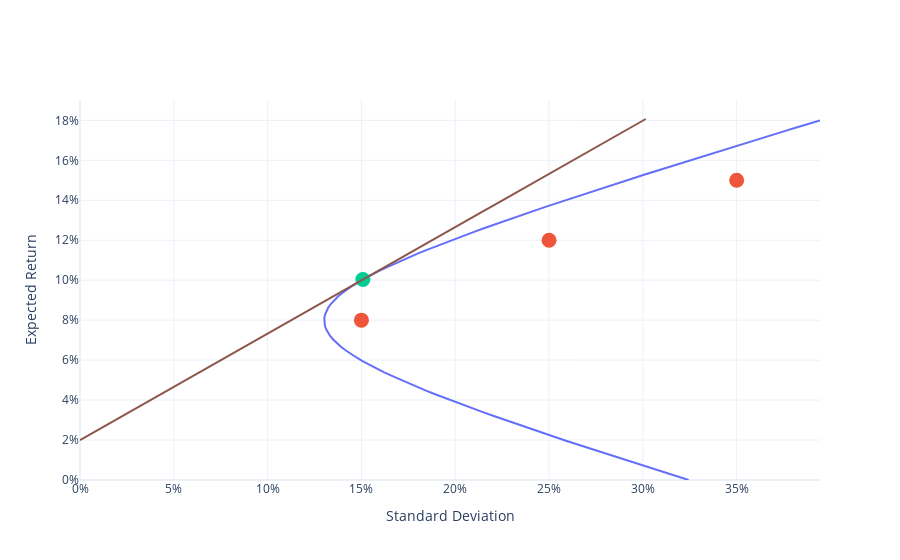

The code cell stored with this chart in its notebook:
### Markdown cell above
# FIGURE

### Code cell
import plotly.graph_objects as go
import plotly.io as pio
plotly_template = pio.templates["simple_white"]
colors = plotly_template.layout.colorway

# frontier of risky assets
string = 'asset 1: %{customdata[0]:.0%}<br>'
string += 'asset 2: %{customdata[1]:.0%}<br>'
string += 'asset 3: %{customdata[2]:.0%}<br>'
string += '<extra></extra>'
trace1 = go.Scatter(
    x=sds,
    y=mns,
    mode="lines",
    customdata=ports,
    hovertemplate=string
)

# three assets
trace2 = go.Scatter(
    x=sd,
    y=mn,
    text=["Asset 1", "Asset 2", "Asset 3"],
    hovertemplate="%{text}<extra></extra>",
    mode="markers",
    marker=dict(size=15)
)

# tangency portfolio
string = "tangency portfolio<br>"
string += 'asset 1: %{customdata[0]:.0%}<br>'
string += 'asset 2: %{customdata[1]:.0%}<br>'
string += 'asset 3: %{customdata[2]:.0%}<br>'
string += '<extra></extra>'
trace3 = go.Scatter(
    x=[tang_sd],
    y=[tang_mn],
    customdata=tang.reshape(1, -1),
    hovertemplate=string,
    mode="markers",
    marker=dict(size=15)
)

# frontier including risk-free asset
ports = np.arange(0, 2.01, 0.01).reshape(-1, 1) * tang.reshape(1, -1)
x = np.sqrt(np.diag(ports @ cov @ ports.T))
y = rf + ports @ (mn-rf)
string = 'asset 1: %{customdata[0]:.0%}<br>'
string += 'asset 2: %{customdata[1]:.0%}<br>'
string += 'asset 3: %{customdata[2]:.0%}<br>'
string += '<extra></extra>'
trace4 = go.Scatter(
    x=x,
    y=y,
    mode="lines",
    customdata=ports,
    hovertemplate=string,
    line=dict(color=colors[5])
)

fig = go.Figure()
for trace in (trace1, trace2, trace3, trace4):
    fig.add_trace(trace)

fig.update_layout(
    xaxis_title="Standard Deviation",
    yaxis_title="Expected Return",
    xaxis_rangemode="tozero",
    yaxis_rangemode="tozero",
    xaxis_tickformat=".0%",
    yaxis_tickformat=".0%",
    template="plotly_white",
    showlegend=False
)
fig.show()

### Figure 1 — Plotly figure (JSON) as saved in the notebook; plotly's stock layout.template omitted (floating-point values rounded to 4 significant figures; data arrays with more than 128 entries replaced by an {"elided": "..."} marker saying what was removed)
{"data": [{"customdata": {"elided": "101x3 float values"}, "hovertemplate": "asset 1: %{customdata[0]:.0%}<br>asset 2: %{customdata[1]:.0%}<br>asset 3: %{customdata[2]:.0%}<br><extra></extra>", "mode": "lines", "type": "scatter", "x": [0.3244, 0.3182, 0.3122, 0.3061, 0.3, 0.294, 0.288, 0.2821, 0.2762, 0.2703, 0.2644, 0.2586, 0.2529, 0.2471, 0.2415, 0.2359, 0.2303, 0.2248, 0.2194, 0.214, 0.2088, 0.2036, 0.1985, 0.1935, 0.1886, 0.1838, 0.1791, 0.1746, 0.1702, 0.166, 0.1619, 0.158, 0.1543, 0.1508, 0.1476, 0.1445, 0.1417, 0.1392, 0.137, 0.1351, 0.1334, 0.1321, 0.1311, 0.1305, 0.1302, 0.1302, 0.1306, 0.1313, 0.1324, 0.1338, 0.1355, 0.1375, 0.1398, 0.1424, 0.1452, 0.1483, 0.1516, 0.1552, 0.1589, 0.1628, 0.167, 0.1712, 0.1756, 0.1802, 0.1849, 0.1897, 0.1946, 0.1997, 0.2048, 0.21, 0.2153, 0.2207, 0.2261, 0.2316, 0.2372, 0.2428, 0.2485, 0.2542, 0.26, 0.2658, 0.2716, 0.2775, 0.2835, 0.2894, 0.2954, 0.3015, 0.3075, 0.3136, 0.3197, 0.3258, 0.332, 0.3381, 0.3443, 0.3505, 0.3567, 0.363, 0.3692, 0.3755, 0.3818, 0.3881, 0.3944], "y": [0, 0.0018, 0.0036, 0.0054, 0.0072, 0.009, 0.0108, 0.0126, 0.0144, 0.0162, 0.018, 0.0198, 0.0216, 0.0234, 0.0252, 0.027, 0.0288, 0.0306, 0.0324, 0.0342, 0.036, 0.0378, 0.0396, 0.0414, 0.0432, 0.045, 0.0468, 0.0486, 0.0504, 0.0522, 0.054, 0.0558, 0.0576, 0.0594, 0.0612, 0.063, 0.0648, 0.0666, 0.0684, 0.0702, 0.072, 0.0738, 0.0756, 0.0774, 0.0792, 0.081, 0.0828, 0.0846, 0.0864, 0.0882, 0.09, 0.0918, 0.0936, 0.0954, 0.0972, 0.099, 0.1008, 0.1026, 0.1044, 0.1062, 0.108, 0.1098, 0.1116, 0.1134, 0.1152, 0.117, 0.1188, 0.1206, 0.1224, 0.1242, 0.126, 0.1278, 0.1296, 0.1314, 0.1332, 0.135, 0.1368, 0.1386, 0.1404, 0.1422, 0.144, 0.1458, 0.1476, 0.1494, 0.1512, 0.153, 0.1548, 0.1566, 0.1584, 0.1602, 0.162, 0.1638, 0.1656, 0.1674, 0.1692, 0.171, 0.1728, 0.1746, 0.1764, 0.1782, 0.18]}, {"hovertemplate": "%{text}<extra></extra>", "marker": {"size": 15}, "mode": "markers", "text": ["Asset 1", "Asset 2", "Asset 3"], "type": "scatter", "x": [0.15, 0.25, 0.35], "y": [0.08, 0.12, 0.15]}, {"customdata": [[0.5509, 0.3698, 0.07933]], "hovertemplate": "tangency portfolio<br>asset 1: %{customdata[0]:.0%}<br>asset 2: %{customdata[1]:.0%}<br>asset 3: %{customdata[2]:.0%}<br><extra></extra>", "marker": {"size": 15}, "mode": "markers", "type": "scatter", "x": [0.1508], "y": [0.1003]}, {"customdata": {"elided": "201x3 float values"}, "hovertemplate": "asset 1: %{customdata[0]:.0%}<br>asset 2: %{customdata[1]:.0%}<br>asset 3: %{customdata[2]:.0%}<br><extra></extra>", "line": {"color": "#8C564B"}, "mode": "lines", "type": "scatter", "x": {"elided": "201 float values"}, "y": {"elided": "201 float values"}}], "layout": {"showlegend": false, "xaxis": {"rangemode": "tozero", "tickformat": ".0%", "title": {"text": "Standard Deviation"}}, "yaxis": {"rangemode": "tozero", "tickformat": ".0%", "title": {"text": "Expected Return"}}}}
